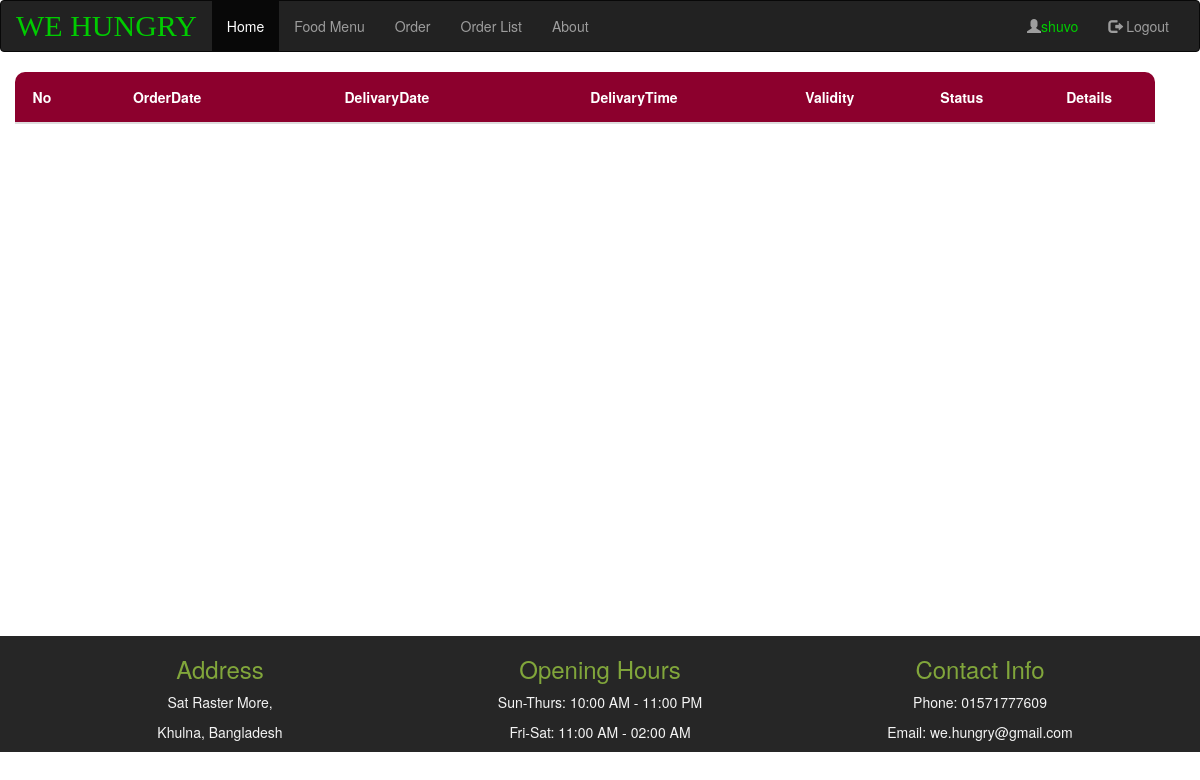
Before: /order-customer.php (signed in) with the older database file.
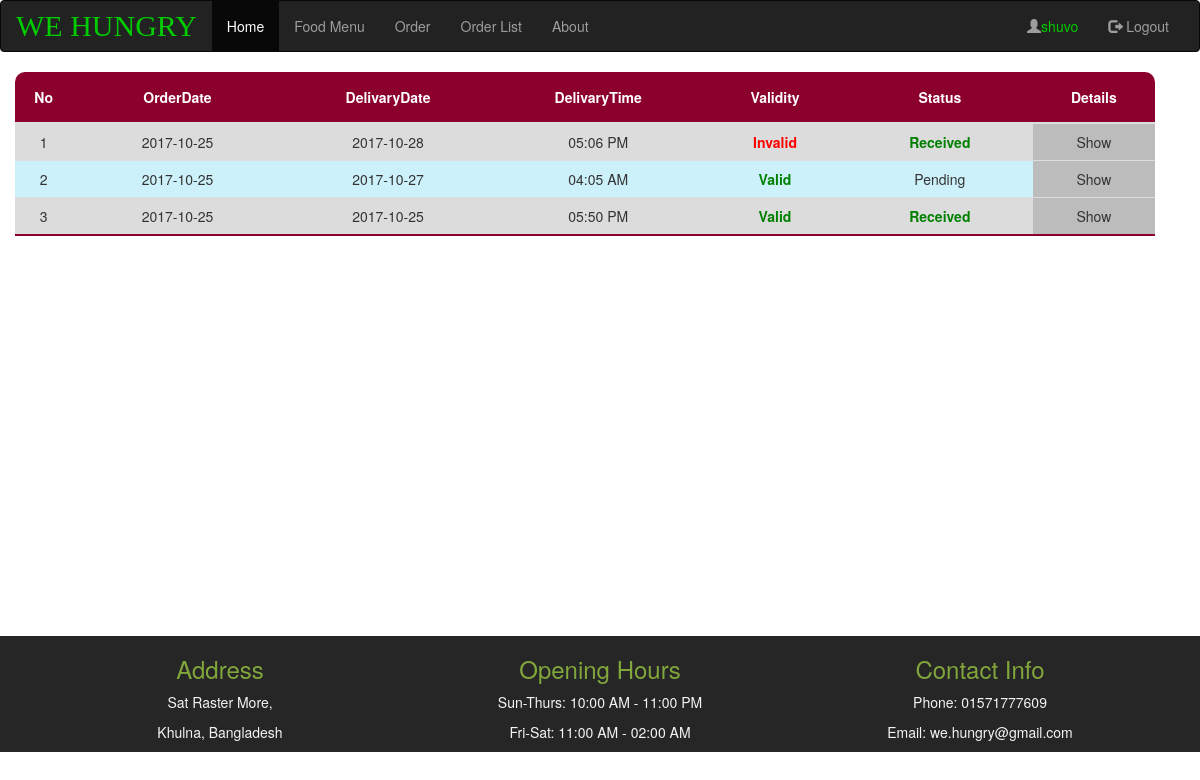
After: the same page with the newer database file.
### tables this page shows
CREATE TABLE `orders` (
  `id` int(11) NOT NULL,
  `orderdate` date NOT NULL,
  `delivarydate` date NOT NULL,
  `delivarytime` time(6) NOT NULL,
  `phoneno` int(11) NOT NULL,
  `delivaryaddress` text NOT NULL,
  `confirmation` tinyint(1) NOT NULL DEFAULT '0',
  `validity` tinyint(1) DEFAULT '0',
  `served` tinyint(1) NOT NULL DEFAULT '0',
  `status` varchar(255) DEFAULT '',
  `customerid` int(11) NOT NULL
);

### src/database.php (called while the page is built, shortened)
<?php
function db_select($query){
    $con = db_connect();
    $rows = $con->query($query);
    $data=[];
    if($rows==null){
        echo "Database query failed";
        return $data;
    }else {
        $rows = $rows->fetch_all(MYSQLI_BOTH);
        foreach ($rows as $row){
            array_push($data,$row);
        }
    }
    return $data;
}
function db_connect(){
    $serverName="localhost";
    $userName="root";
    $password="";
    $dbName="resturant";
    $con= new mysqli($serverName,$userName,$password,$dbName);
    if($con->connect_errno){
        die("coonection failed".$con->connect_error);
    }else {
        return $con;
    }
}

### order-customer.php (the view, shortened to what this page needs)
<?php
include_once 'layout/header.php';
require_once 'src/database.php';
?>
<div class="table-responsive container row " style="margin-left: -30px;">
    <table class="table table-striped myTable">
        <thead>
        <tr>
            <th>No</th>
            <th>OrderDate</th>
            <th>DelivaryDate</th>
            <th>DelivaryTime</th>
            <th>Validity</th>
            <th>Status</th>
            <th>Details</th>
        </tr>
        </thead>
        <tbody>
        <?php
        $query = "select orders.id,orders.orderdate,orders.delivarydate,TIME_FORMAT(delivarytime, \"%h:%i %p\") as delivarytime,confirmation,validity from orders,customer where customer.id=orders.customerid && customer.username='".$_SESSION['username']."' order by orders.id desc";
        $customerOrders = db_select($query);
        $counter = 0;
        foreach ($customerOrders as $order): ?>
            <tr>
                <td>
                    <?= ++$counter;?>
                </td>
                <td><?= $order['orderdate'] ?></td>
                <td><?= $order['delivarydate'] ?></td>
                <td><?= $order['delivarytime']?></td>
                <?php if($order['confirmation']==0 && $order['validity']==0){?>
                    <td>N/A</td>
                <?php }elseif ($order['validity']==0){?>
                    <td style="color: red;font-weight: bold">Invalid</td>
                <?php }else{?>
                    <td style="color: green;font-weight: bold">Valid</td>
                <?php }?>
                <?php if($order['confirmation']==1){ ?>
                    <td style="color: green;font-weight: bold"> Received</td>
                <?php }else{?>
                    <td>Pending</td>
                <?php }?>
                <td onclick="modalActivate('<?= $order['id']?>')">Show</td>
            </tr>
        <?php endforeach; ?>
        </tbody>
    </table>
</div>
<?php
    require_once 'layout/footer.php'
?>

### layout/header.php (shortened to what this page needs)
<!DOCTYPE html>
<html lang="en">
<head>
    <link rel="stylesheet" href="./css/bootstrap.min.css">
</head>
<body>
<nav class="navbar navbar-inverse ">
    <div class="container-fluid" >
        <div class="navbar-header">
            <a class="navbar-brand" href="#" style="color: #00CC00;font-size: 30px;font-family: 'Harlow Solid Italic'">WE HUNGRY</a>
        </div>
        <div class="collapse navbar-collapse" id="myNavbar">
            <ul class="nav navbar-nav">
                <li class="active"><a href="index.php">Home</a></li>
                <li><a href="food-menu-public.php">Food Menu</a></li>
                <?php
                    if(isset($_SESSION['type'])&&!strcmp($_SESSION['type'],'admin')){
                    ?>
                    <li><a href="food-menu-admin.php">Food Manage</a></li>
                        <li><a href="order-admin.php">Order Manage</a></li>
                <?php
                    }else {
                        ?>
                    <li><a href="food-menu-order.php">Order</a></li>
                        <?php if(isset($_SESSION['type'])&&!strcmp($_SESSION['type'],'customer')){?>
                            <li><a href="order-customer.php">Order List</a></li>
                            <?php }?>
                <?php }?>
                <li><a href="#">About</a></li>
            </ul>
            <ul class="nav navbar-nav navbar-right">
                <?php if(!isset($_SESSION['username'])){?>
                <li><a href="registration.php"><span class="glyphicon glyphicon-user"></span> Sign Up</a></li>
                <li><a href="login.php"><span class="glyphicon glyphicon-log-in"></span> Login</a></li>
                <?php }else{?>
                <li><a href="user-page.php"><span class="glyphicon glyphicon-user"></span><span style="color: #00CC00;"><?= $_SESSION['username']?></span></a></li>
                <li><a href="logout.php"><span class="glyphicon glyphicon-log-out"></span> Logout</a></li>
                <?php }?>
            </ul>
        </div>
    </div>
</nav>
<div class="container" style="margin-bottom: 100px;min-height: 58vh">

### layout/footer.php (shortened to what this page needs)
</div>
<div id="footer" style="background-color: #262626">
    <div class="container text-center">
        <div class="col-md-4">
            <h3 class="item-head" style="color: #81A63B">Address</h3>
            <div class="contact-item">
                <p>Sat Raster More,</p>
                <p>Khulna, Bangladesh</p>
            </div>
        </div>
        <div class="col-md-4">
            <h3 class="item-head" style="color: #81A63B">Opening Hours</h3>
            <div class="contact-item">
                <p>Sun-Thurs: 10:00 AM - 11:00 PM</p>
                <p>Fri-Sat: 11:00 AM - 02:00 AM</p>
            </div>
        </div>
        <div class="col-md-4">
            <h3 class="item-head" style="color: #81A63B">Contact Info</h3>
            <div class="contact-item" >
                <p>Phone: 01571777609</p>
                <p>Email: we.hungry@gmail.com</p>
            </div>
        </div>
    </div>
</div>
</body>
</html>

### layout/header.php (style rules this page uses)
.contact-item { color: #F4F4F4; }

### order-customer.php (style rules this page uses)
.myTable thead { background-color: rgb(140, 0, 45); color: #fff; }
.myTable > thead > tr > th { padding:15px 0; text-align: center; }
.myTable > thead > tr > th:first-child { border-top-left-radius: 10px; }
.myTable > thead > tr > th:last-child { border-top-right-radius: 10px; }
.table > tbody > tr > td { text-align: center; }
.myTable > tbody > tr:last-child { border-bottom: 2px solid rgb(140, 0, 45); }
.myTable > tbody > tr >td:last-child { background-color: #BCBCBC; cursor: pointer; }
.myTable > tbody >tr:nth-child(odd) { background-color: #DCDCDC; }
.myTable > tbody >tr:nth-child(even) { background-color: #CCF1FA; }

Changed rows visible on the page:
added orders: orderdate "2017-10-25", delivarydate "2017-10-28", delivarytime "05:06 PM", confirmation "Invalid"
added orders: orderdate "2017-10-25", delivarydate "2017-10-27", delivarytime "04:05 AM", confirmation "Valid"
added orders: orderdate "2017-10-25", delivarydate "2017-10-25", delivarytime "05:50 PM", confirmation "Valid"
